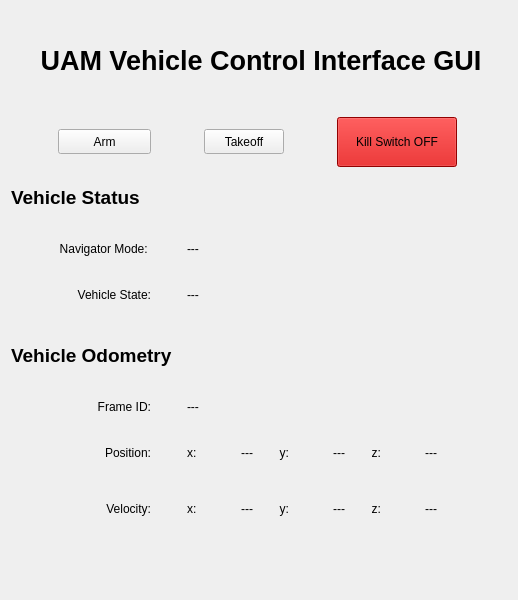
<?xml version="1.0" encoding="UTF-8"?>
<ui version="4.0">
 <class>VehicleInterfacePanel</class>
 <widget class="QWidget" name="VehicleInterfacePanel">
  <property name="geometry">
   <rect>
    <x>0</x>
    <y>0</y>
    <width>518</width>
    <height>600</height>
   </rect>
  </property>
  <property name="minimumSize">
   <size>
    <width>500</width>
    <height>600</height>
   </size>
  </property>
  <property name="maximumSize">
   <size>
    <width>518</width>
    <height>600</height>
   </size>
  </property>
  <property name="windowTitle">
   <string>Form</string>
  </property>
  <layout class="QVBoxLayout" name="verticalLayout_7">
   <item alignment="Qt::AlignHCenter">
    <widget class="QLabel" name="vehicle_control_interface_gui_text">
     <property name="minimumSize">
      <size>
       <width>500</width>
       <height>100</height>
      </size>
     </property>
     <property name="maximumSize">
      <size>
       <width>500</width>
       <height>100</height>
      </size>
     </property>
     <property name="text">
      <string>&lt;html&gt;&lt;head/&gt;&lt;body&gt;&lt;p&gt;&lt;span style=&quot; font-size:20pt; font-weight:600;&quot;&gt;UAM Vehicle Control Interface GUI&lt;/span&gt;&lt;/p&gt;&lt;/body&gt;&lt;/html&gt;</string>
     </property>
     <property name="alignment">
      <set>Qt::AlignCenter</set>
     </property>
    </widget>
   </item>
   <item>
    <layout class="QHBoxLayout" name="vehicle_buttons">
     <property name="spacing">
      <number>6</number>
     </property>
     <item>
      <widget class="QPushButton" name="arm_disarm_button">
       <property name="enabled">
        <bool>true</bool>
       </property>
       <property name="maximumSize">
        <size>
         <width>93</width>
         <height>25</height>
        </size>
       </property>
       <property name="text">
        <string>Arm</string>
       </property>
      </widget>
     </item>
     <item>
      <widget class="QPushButton" name="takeoff_land_button">
       <property name="maximumSize">
        <size>
         <width>80</width>
         <height>25</height>
        </size>
       </property>
       <property name="text">
        <string>Takeoff</string>
       </property>
       <property name="autoDefault">
        <bool>false</bool>
       </property>
       <property name="default">
        <bool>false</bool>
       </property>
       <property name="flat">
        <bool>false</bool>
       </property>
      </widget>
     </item>
     <item>
      <widget class="QPushButton" name="kill_switch_button">
       <property name="minimumSize">
        <size>
         <width>100</width>
         <height>50</height>
        </size>
       </property>
       <property name="maximumSize">
        <size>
         <width>120</width>
         <height>50</height>
        </size>
       </property>
       <property name="styleSheet">
        <string notr="true">background-color:rgb(204, 0, 0)</string>
       </property>
       <property name="text">
        <string>Kill Switch OFF</string>
       </property>
      </widget>
     </item>
    </layout>
   </item>
   <item>
    <layout class="QVBoxLayout" name="vehicle_status">
     <property name="bottomMargin">
      <number>0</number>
     </property>
     <item>
      <widget class="QLabel" name="vehicle_status_text">
       <property name="enabled">
        <bool>true</bool>
       </property>
       <property name="minimumSize">
        <size>
         <width>160</width>
         <height>50</height>
        </size>
       </property>
       <property name="maximumSize">
        <size>
         <width>160</width>
         <height>50</height>
        </size>
       </property>
       <property name="text">
        <string>&lt;html&gt;&lt;head/&gt;&lt;body&gt;&lt;p&gt;&lt;span style=&quot; font-size:14pt; font-weight:600;&quot;&gt;Vehicle Status&lt;/span&gt;&lt;/p&gt;&lt;/body&gt;&lt;/html&gt;</string>
       </property>
      </widget>
     </item>
     <item>
      <layout class="QHBoxLayout" name="navigator_mode">
       <item alignment="Qt::AlignLeft|Qt::AlignVCenter">
        <widget class="QLabel" name="navigator_mode_text">
         <property name="minimumSize">
          <size>
           <width>140</width>
           <height>40</height>
          </size>
         </property>
         <property name="maximumSize">
          <size>
           <width>140</width>
           <height>40</height>
          </size>
         </property>
         <property name="text">
          <string>Navigator Mode: </string>
         </property>
         <property name="alignment">
          <set>Qt::AlignRight|Qt::AlignTrailing|Qt::AlignVCenter</set>
         </property>
         <property name="indent">
          <number>0</number>
         </property>
        </widget>
       </item>
       <item alignment="Qt::AlignLeft">
        <widget class="QLabel" name="navigator_mode_msg">
         <property name="minimumSize">
          <size>
           <width>140</width>
           <height>40</height>
          </size>
         </property>
         <property name="maximumSize">
          <size>
           <width>140</width>
           <height>40</height>
          </size>
         </property>
         <property name="text">
          <string>---</string>
         </property>
         <property name="indent">
          <number>30</number>
         </property>
        </widget>
       </item>
       <item>
        <spacer name="navigator_mode_spacer">
         <property name="orientation">
          <enum>Qt::Horizontal</enum>
         </property>
         <property name="sizeHint" stdset="0">
          <size>
           <width>40</width>
           <height>20</height>
          </size>
         </property>
        </spacer>
       </item>
      </layout>
     </item>
     <item>
      <layout class="QHBoxLayout" name="vehicle_state">
       <property name="bottomMargin">
        <number>10</number>
       </property>
       <item>
        <widget class="QLabel" name="vehicle_state_text">
         <property name="minimumSize">
          <size>
           <width>140</width>
           <height>40</height>
          </size>
         </property>
         <property name="maximumSize">
          <size>
           <width>140</width>
           <height>40</height>
          </size>
         </property>
         <property name="text">
          <string>Vehicle State:</string>
         </property>
         <property name="alignment">
          <set>Qt::AlignRight|Qt::AlignTrailing|Qt::AlignVCenter</set>
         </property>
         <property name="indent">
          <number>0</number>
         </property>
        </widget>
       </item>
       <item>
        <widget class="QLabel" name="vehicle_state_msg">
         <property name="minimumSize">
          <size>
           <width>140</width>
           <height>40</height>
          </size>
         </property>
         <property name="maximumSize">
          <size>
           <width>140</width>
           <height>40</height>
          </size>
         </property>
         <property name="text">
          <string>---</string>
         </property>
         <property name="indent">
          <number>30</number>
         </property>
        </widget>
       </item>
       <item>
        <spacer name="vehicle_state_spacer">
         <property name="orientation">
          <enum>Qt::Horizontal</enum>
         </property>
         <property name="sizeHint" stdset="0">
          <size>
           <width>40</width>
           <height>20</height>
          </size>
         </property>
        </spacer>
       </item>
      </layout>
     </item>
    </layout>
   </item>
   <item>
    <layout class="QVBoxLayout" name="vehicle_odometry">
     <property name="bottomMargin">
      <number>10</number>
     </property>
     <item>
      <widget class="QLabel" name="vehicle_odometry_text">
       <property name="minimumSize">
        <size>
         <width>200</width>
         <height>50</height>
        </size>
       </property>
       <property name="maximumSize">
        <size>
         <width>200</width>
         <height>50</height>
        </size>
       </property>
       <property name="text">
        <string>&lt;html&gt;&lt;head/&gt;&lt;body&gt;&lt;p&gt;&lt;span style=&quot; font-size:14pt; font-weight:600;&quot;&gt;Vehicle Odometry&lt;/span&gt;&lt;/p&gt;&lt;/body&gt;&lt;/html&gt;</string>
       </property>
      </widget>
     </item>
     <item>
      <layout class="QHBoxLayout" name="frame_id_odometry">
       <property name="bottomMargin">
        <number>0</number>
       </property>
       <item>
        <widget class="QLabel" name="frame_id_odometry_text">
         <property name="minimumSize">
          <size>
           <width>140</width>
           <height>40</height>
          </size>
         </property>
         <property name="maximumSize">
          <size>
           <width>140</width>
           <height>40</height>
          </size>
         </property>
         <property name="text">
          <string>Frame ID:</string>
         </property>
         <property name="alignment">
          <set>Qt::AlignRight|Qt::AlignTrailing|Qt::AlignVCenter</set>
         </property>
        </widget>
       </item>
       <item>
        <widget class="QLabel" name="frame_id_odometry_msg">
         <property name="minimumSize">
          <size>
           <width>140</width>
           <height>40</height>
          </size>
         </property>
         <property name="maximumSize">
          <size>
           <width>140</width>
           <height>40</height>
          </size>
         </property>
         <property name="text">
          <string>---</string>
         </property>
         <property name="indent">
          <number>30</number>
         </property>
        </widget>
       </item>
       <item>
        <spacer name="frame_id_odometry_spacer">
         <property name="orientation">
          <enum>Qt::Horizontal</enum>
         </property>
         <property name="sizeHint" stdset="0">
          <size>
           <width>40</width>
           <height>20</height>
          </size>
         </property>
        </spacer>
       </item>
      </layout>
     </item>
     <item>
      <layout class="QHBoxLayout" name="position_odometry">
       <property name="bottomMargin">
        <number>10</number>
       </property>
       <item>
        <widget class="QLabel" name="position_odometry_text_">
         <property name="minimumSize">
          <size>
           <width>140</width>
           <height>40</height>
          </size>
         </property>
         <property name="maximumSize">
          <size>
           <width>140</width>
           <height>40</height>
          </size>
         </property>
         <property name="text">
          <string>Position:</string>
         </property>
         <property name="alignment">
          <set>Qt::AlignRight|Qt::AlignTrailing|Qt::AlignVCenter</set>
         </property>
        </widget>
       </item>
       <item>
        <widget class="QLabel" name="position_odometry_text_x">
         <property name="maximumSize">
          <size>
           <width>16777215</width>
           <height>16777215</height>
          </size>
         </property>
         <property name="text">
          <string>x:</string>
         </property>
         <property name="indent">
          <number>30</number>
         </property>
        </widget>
       </item>
       <item>
        <widget class="QLabel" name="position_odometry_msg_x">
         <property name="minimumSize">
          <size>
           <width>50</width>
           <height>0</height>
          </size>
         </property>
         <property name="maximumSize">
          <size>
           <width>50</width>
           <height>16777215</height>
          </size>
         </property>
         <property name="text">
          <string>---</string>
         </property>
         <property name="alignment">
          <set>Qt::AlignRight|Qt::AlignTrailing|Qt::AlignVCenter</set>
         </property>
        </widget>
       </item>
       <item>
        <widget class="QLabel" name="position_odometry_text_y">
         <property name="minimumSize">
          <size>
           <width>30</width>
           <height>0</height>
          </size>
         </property>
         <property name="maximumSize">
          <size>
           <width>30</width>
           <height>16777215</height>
          </size>
         </property>
         <property name="text">
          <string>y:</string>
         </property>
         <property name="alignment">
          <set>Qt::AlignRight|Qt::AlignTrailing|Qt::AlignVCenter</set>
         </property>
        </widget>
       </item>
       <item>
        <widget class="QLabel" name="position_odometry_msg_y">
         <property name="minimumSize">
          <size>
           <width>50</width>
           <height>0</height>
          </size>
         </property>
         <property name="maximumSize">
          <size>
           <width>50</width>
           <height>16777215</height>
          </size>
         </property>
         <property name="text">
          <string>---</string>
         </property>
         <property name="alignment">
          <set>Qt::AlignRight|Qt::AlignTrailing|Qt::AlignVCenter</set>
         </property>
        </widget>
       </item>
       <item>
        <widget class="QLabel" name="position_odometry_text_z">
         <property name="minimumSize">
          <size>
           <width>30</width>
           <height>0</height>
          </size>
         </property>
         <property name="maximumSize">
          <size>
           <width>30</width>
           <height>16777215</height>
          </size>
         </property>
         <property name="text">
          <string>z:</string>
         </property>
         <property name="alignment">
          <set>Qt::AlignRight|Qt::AlignTrailing|Qt::AlignVCenter</set>
         </property>
        </widget>
       </item>
       <item>
        <widget class="QLabel" name="position_odometry_msg_z">
         <property name="minimumSize">
          <size>
           <width>50</width>
           <height>0</height>
          </size>
         </property>
         <property name="maximumSize">
          <size>
           <width>50</width>
           <height>16777215</height>
          </size>
         </property>
         <property name="text">
          <string>---</string>
         </property>
         <property name="alignment">
          <set>Qt::AlignRight|Qt::AlignTrailing|Qt::AlignVCenter</set>
         </property>
        </widget>
       </item>
       <item>
        <spacer name="position_odometry_spacer">
         <property name="orientation">
          <enum>Qt::Horizontal</enum>
         </property>
         <property name="sizeHint" stdset="0">
          <size>
           <width>40</width>
           <height>20</height>
          </size>
         </property>
        </spacer>
       </item>
      </layout>
     </item>
     <item>
      <layout class="QHBoxLayout" name="velocity_odometry">
       <property name="bottomMargin">
        <number>10</number>
       </property>
       <item>
        <widget class="QLabel" name="velocity_odometry_text">
         <property name="minimumSize">
          <size>
           <width>140</width>
           <height>40</height>
          </size>
         </property>
         <property name="maximumSize">
          <size>
           <width>140</width>
           <height>40</height>
          </size>
         </property>
         <property name="text">
          <string>Velocity:</string>
         </property>
         <property name="alignment">
          <set>Qt::AlignRight|Qt::AlignTrailing|Qt::AlignVCenter</set>
         </property>
        </widget>
       </item>
       <item>
        <widget class="QLabel" name="velocity_odometry_text_x">
         <property name="maximumSize">
          <size>
           <width>16777215</width>
           <height>16777215</height>
          </size>
         </property>
         <property name="text">
          <string>x:</string>
         </property>
         <property name="indent">
          <number>30</number>
         </property>
        </widget>
       </item>
       <item>
        <widget class="QLabel" name="velocity_odometry_msg_x">
         <property name="minimumSize">
          <size>
           <width>50</width>
           <height>0</height>
          </size>
         </property>
         <property name="maximumSize">
          <size>
           <width>50</width>
           <height>16777215</height>
          </size>
         </property>
         <property name="text">
          <string>---</string>
         </property>
         <property name="alignment">
          <set>Qt::AlignRight|Qt::AlignTrailing|Qt::AlignVCenter</set>
         </property>
        </widget>
       </item>
       <item>
        <widget class="QLabel" name="velocity_odometry_text_y">
         <property name="minimumSize">
          <size>
           <width>30</width>
           <height>0</height>
          </size>
         </property>
         <property name="maximumSize">
          <size>
           <width>30</width>
           <height>16777215</height>
          </size>
         </property>
         <property name="text">
          <string>y:</string>
         </property>
         <property name="alignment">
          <set>Qt::AlignRight|Qt::AlignTrailing|Qt::AlignVCenter</set>
         </property>
        </widget>
       </item>
       <item>
        <widget class="QLabel" name="velocity_odometry_msg_y">
         <property name="minimumSize">
          <size>
           <width>50</width>
           <height>0</height>
          </size>
         </property>
         <property name="maximumSize">
          <size>
           <width>50</width>
           <height>16777215</height>
          </size>
         </property>
         <property name="text">
          <string>---</string>
         </property>
         <property name="alignment">
          <set>Qt::AlignRight|Qt::AlignTrailing|Qt::AlignVCenter</set>
         </property>
        </widget>
       </item>
       <item>
        <widget class="QLabel" name="velocity_odometry_text_z">
         <property name="minimumSize">
          <size>
           <width>30</width>
           <height>0</height>
          </size>
         </property>
         <property name="maximumSize">
          <size>
           <width>30</width>
           <height>16777215</height>
          </size>
         </property>
         <property name="text">
          <string>z:</string>
         </property>
         <property name="alignment">
          <set>Qt::AlignRight|Qt::AlignTrailing|Qt::AlignVCenter</set>
         </property>
        </widget>
       </item>
       <item>
        <widget class="QLabel" name="velocity_odometry_msg_z">
         <property name="minimumSize">
          <size>
           <width>50</width>
           <height>0</height>
          </size>
         </property>
         <property name="maximumSize">
          <size>
           <width>50</width>
           <height>16777215</height>
          </size>
         </property>
         <property name="text">
          <string>---</string>
         </property>
         <property name="alignment">
          <set>Qt::AlignRight|Qt::AlignTrailing|Qt::AlignVCenter</set>
         </property>
        </widget>
       </item>
       <item>
        <spacer name="velocity_odometry_spacer">
         <property name="orientation">
          <enum>Qt::Horizontal</enum>
         </property>
         <property name="sizeHint" stdset="0">
          <size>
           <width>40</width>
           <height>20</height>
          </size>
         </property>
        </spacer>
       </item>
      </layout>
     </item>
    </layout>
   </item>
   <item>
    <spacer name="vertical_spacer_main_layout">
     <property name="orientation">
      <enum>Qt::Vertical</enum>
     </property>
     <property name="sizeHint" stdset="0">
      <size>
       <width>20</width>
       <height>40</height>
      </size>
     </property>
    </spacer>
   </item>
  </layout>
 </widget>
 <tabstops>
  <tabstop>arm_disarm_button</tabstop>
  <tabstop>takeoff_land_button</tabstop>
  <tabstop>kill_switch_button</tabstop>
 </tabstops>
 <resources/>
 <connections/>
</ui>
